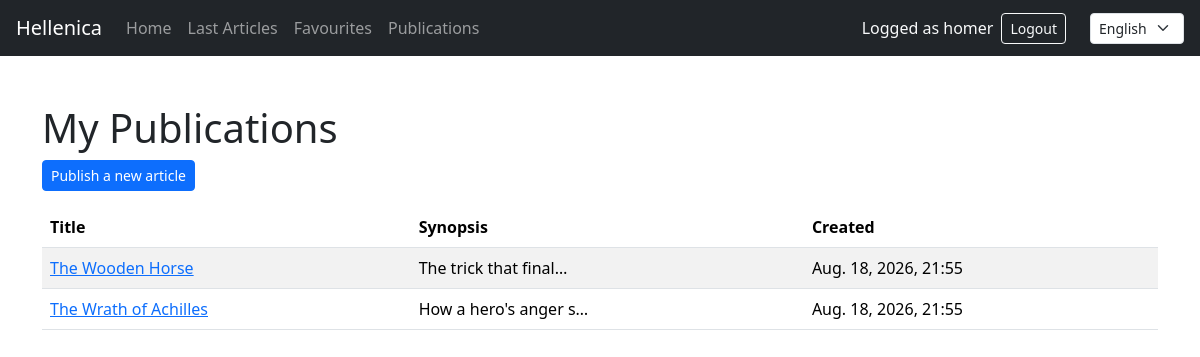
Page /en/publications/ (signed in) on the committed database.
### articles/models.py (models this page shows, shortened)
class Article(models.Model):
    title = models.CharField(max_length=64)
    author = models.ForeignKey(
        settings.AUTH_USER_MODEL,
        on_delete=models.CASCADE,
        related_name='articles',
    )
    created = models.DateTimeField(auto_now_add=True)
    synopsis = models.CharField(max_length=312)
    content = models.TextField()
    class Meta:
        ordering = ['-created']

### articles/views.py (the view)
# urls.py: path('publications/', views.PublicationListView.as_view(), name='publications'),
class PublicationListView(LoginRequiredMixin, ListView):
    model = Article
    template_name = 'articles/publication_list.html'
    context_object_name = 'articles'
    def get_queryset(self):
        return Article.objects.filter(author=self.request.user)

### articles/context_processors.py (called while the page is built)
def login_form(request):
    return {'login_form': AuthenticationForm(request)}

### articles/templatetags/article_extras.py (called while the page is built)
@register.filter(name='short_synopsis')
def short_synopsis(value, length=20):
    if value is None:
        return ''
    value = str(value)
    length = int(length)
    if len(value) <= length:
        return value
    return value[:length].rstrip() + '\u2026'

### templates/articles/publication_list.html (shortened to what this page needs)
{% extends "base.html" %}
{% load i18n article_extras %}
{% block content %}
    <h1>My Publications</h1>
    <p><a href="{% url 'articles:publish' %}" class="btn btn-primary btn-sm">Publish a new article</a></p>
    <table class="table table-striped">
        <thead>
            <tr>
                <th>Title</th>
                <th>Synopsis</th>
                <th>Created</th>
            </tr>
        </thead>
        <tbody>
            {% for article in articles %}
                <tr>
                    <td>
                        <a href="{% url 'articles:article_detail' article.pk %}">{{ article.title }}</a>
                    </td>
                    <td>{{ article.synopsis|short_synopsis:20 }}</td>
                    <td>{{ article.created|date:"N j, Y, H:i" }}</td>
                </tr>
            {% empty %}
                <tr><td colspan="3">You haven't published anything yet.</td></tr>
            {% endfor %}
        </tbody>
    </table>
{% endblock %}

### templates/articles/menu.html (shortened to what this page needs)
{% load i18n django_bootstrap5 %}
<nav class="navbar navbar-expand-lg navbar-dark bg-dark px-3 mb-4">
    <a class="navbar-brand" href="{% url 'articles:home' %}">Hellenica</a>
    <div class="collapse navbar-collapse">
        <ul class="navbar-nav me-auto mb-2 mb-lg-0">
            <li class="nav-item">
                <a class="nav-link" href="{% url 'articles:home' %}">{% trans "Home" %}</a>
            </li>
            <li class="nav-item">
                <a class="nav-link" href="{% url 'articles:articles' %}">{% trans "Last Articles" %}</a>
            </li>
            {% if user.is_authenticated %}
                <li class="nav-item">
                    <a class="nav-link" href="{% url 'articles:favourites' %}">{% trans "Favourites" %}</a>
                </li>
                <li class="nav-item">
                    <a class="nav-link" href="{% url 'articles:publications' %}">{% trans "Publications" %}</a>
                </li>
            {% endif %}
        </ul>
        <ul class="navbar-nav align-items-lg-center gap-lg-2">
            {% if user.is_authenticated %}
                <li class="nav-item">
                    <span class="navbar-text text-light">
                    </span>
                </li>
                <li class="nav-item">
                    <form method="post" action="{% url 'articles:logout' %}" class="d-inline">
                        <button type="submit" class="btn btn-sm btn-outline-light">{% trans "Logout" %}</button>
                    </form>
                </li>
            {% endif %}
            <li class="nav-item ms-lg-3">
                <form action="{% url 'set_language' %}" method="post" class="d-flex align-items-center gap-1">
                    <select name="language" class="form-select form-select-sm" onchange="this.form.submit()">
                        {% get_current_language as CURRENT_LANGUAGE %}
                        {% get_available_languages as AVAILABLE_LANGUAGES %}
                        {% for lang_code, lang_name in AVAILABLE_LANGUAGES %}
                            <option value="{{ lang_code }}" {% if lang_code == CURRENT_LANGUAGE %}selected{% endif %}>
                                {{ lang_name }}
                            </option>
                        {% endfor %}
                    </select>
                </form>
            </li>
        </ul>
    </div>
</nav>

### rows in the picture
Article: title "The Wooden Horse", synopsis|short_synopsis "The trick that final…", created "Aug. 18, 2026, 21:55"
Article: title "The Wrath of Achilles", synopsis|short_synopsis "How a hero's anger s…", created "Aug. 18, 2026, 21:55"

### other values in the picture
form field language "English"
